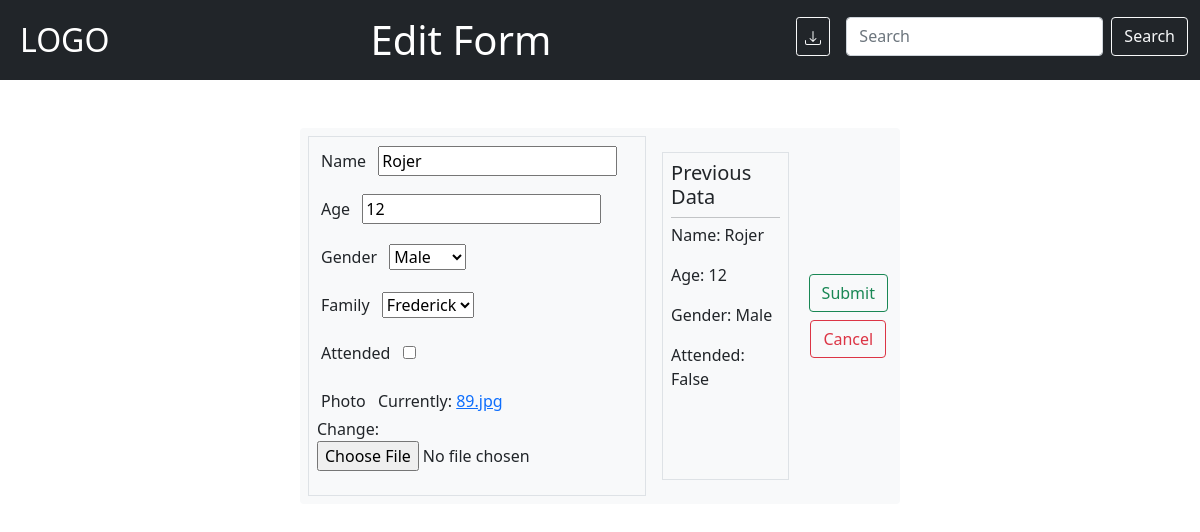
Page /edit-user/1 on the earlier database version.
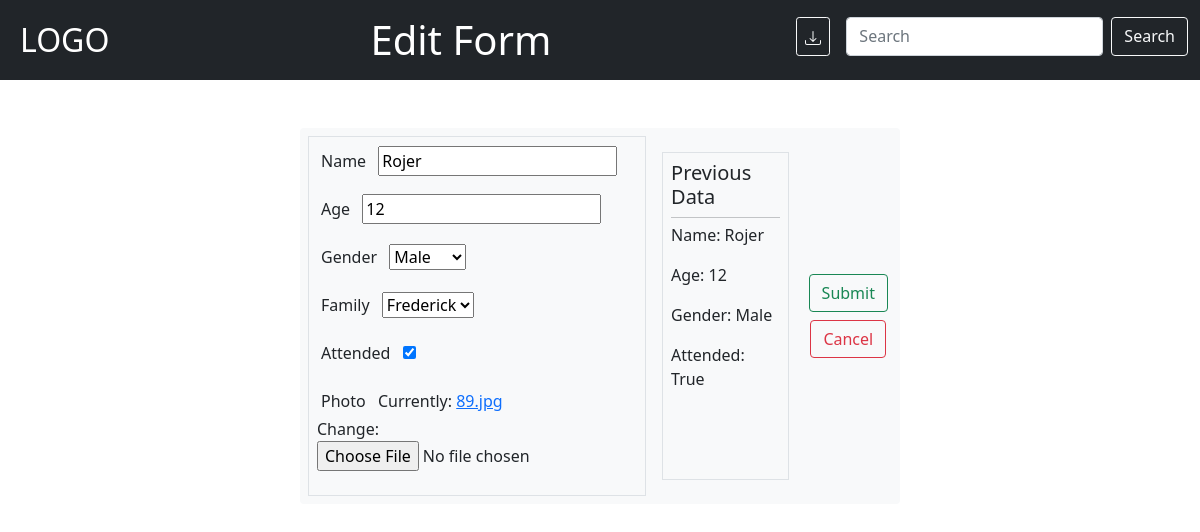
Same page on the later database version.
### base/models.py (models this page shows, shortened)
class Member(models.Model):
    name = models.CharField(max_length=50,null=False)
    age = models.PositiveIntegerField(null=False)
    gender = models.CharField(max_length=10,choices=[('Male','Male'),('Female','Female')])
    family = models.ForeignKey(Family,on_delete=models.CASCADE,null=False)
    attended = models.BooleanField(default=False)
    photo = models.ImageField(null="True",default='avatar.png')

### base/views.py (the view)
# urls.py: path('edit-user/<str:id>',views.editUser,name='edit-user'),
def editUser(request,id):
    member = Member.objects.get(id=id)
    form = MemberForm(instance=member)
    if request.method=='POST':
        form= MemberForm(request.POST ,request.FILES,instance=member)
        if form.is_valid():
            form.save()
        return redirect('home',1)
    context = {'member':member,'form':form}
    return render(request,'base/editUser.html',context)

### base/forms.py
class MemberForm(ModelForm):
    class Meta:
        model = Member
        fields = '__all__'

### base/models.py (called while the page is built)
    def __str__(self):
        return self.family_name

### base/templates/base/editUser.html (shortened to what this page needs)
<!DOCTYPE html>
{% load static %}
<html>
    <head>
        <link href="https://cdn.jsdelivr.net/npm/bootstrap@5.1.3/dist/css/bootstrap.min.css" rel="stylesheet">
        <link rel="stylesheet" type="text/css" href={% static 'css/main.css' %}>
    </head>
    <body>
        {% include 'base/navbar.html' %}
        <form class='bg-light rounded p-2 mt-5 position-relative container width-50' method='POST' enctype="multipart/form-data">
            <div class='d-flex' >
                <div class='border p-2'>
                    {% for field in form %}
                    <div class="mb-3">
                        <label for="{{field.label}}" class="form-label m-1">{{field.label}}</label>
                        <span class='p-1'>{{field}}</span>
                    </div>
                    {% endfor %}
                </div>
                <div class='m-3 p-2 border '>
                    <h5>Previous Data</h5>
                    <hr>
                    <p>Name: {{member.name}}</p>
                    <p>Age: {{member.age}}</p>
                    <p>Gender: {{member.gender}}</p>
                    <p>Attended: {{member.attended}}</p>
                </div>
                <div class='d-flex flex-column justify-content-center align-items-center'>
                    <button type="submit" class="btn btn-outline-success position-relative m-1 ">Submit</button>
                    <a href={% url 'home' 1 %} class="btn btn-outline-danger position-relative m-1">Cancel</a>
                </div>
        </form>
    </body>
</html>

Differences in the rows shown:
changed Member "Rojer": attended "☐" → "☑"; attended "False" → "True"
